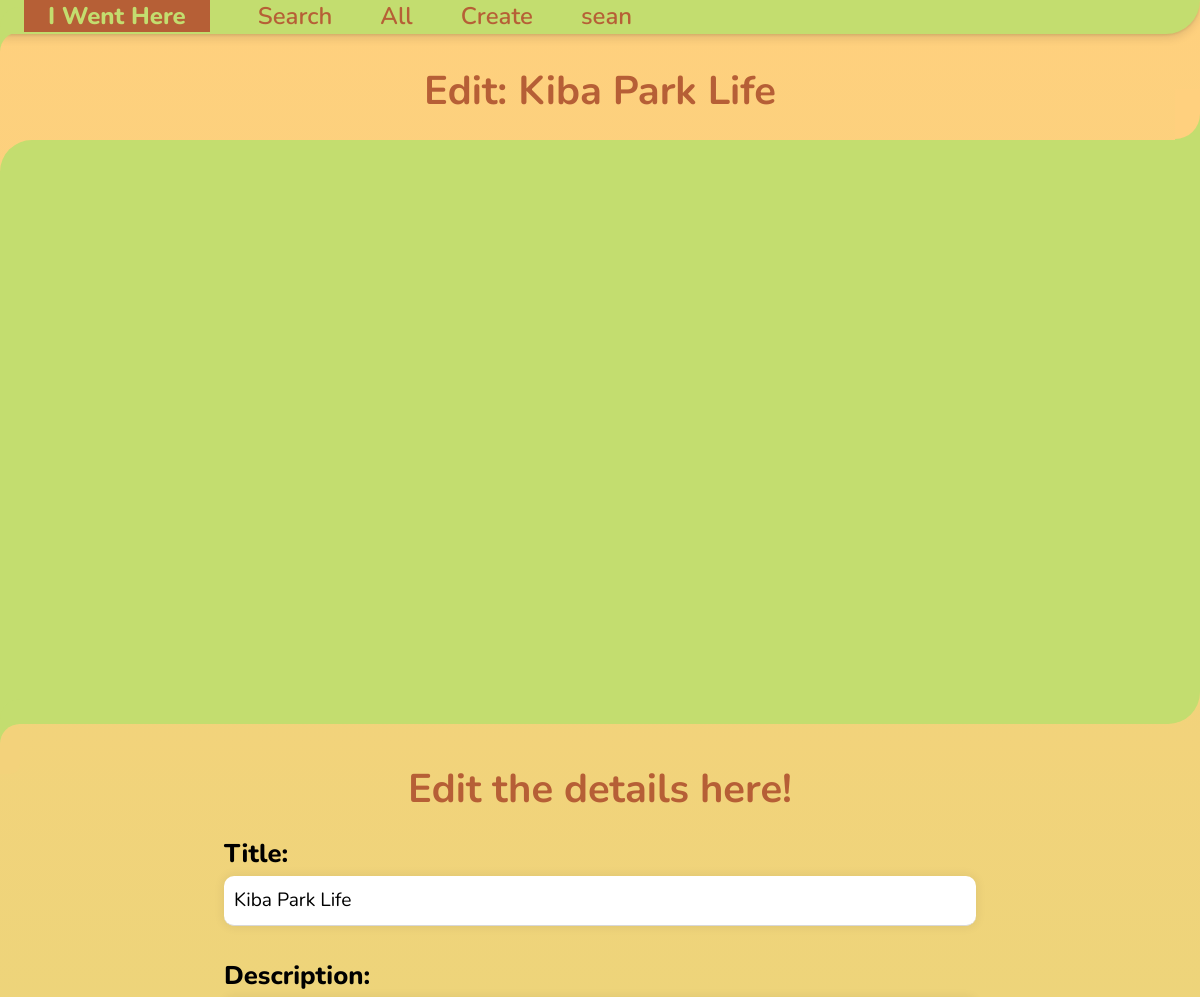
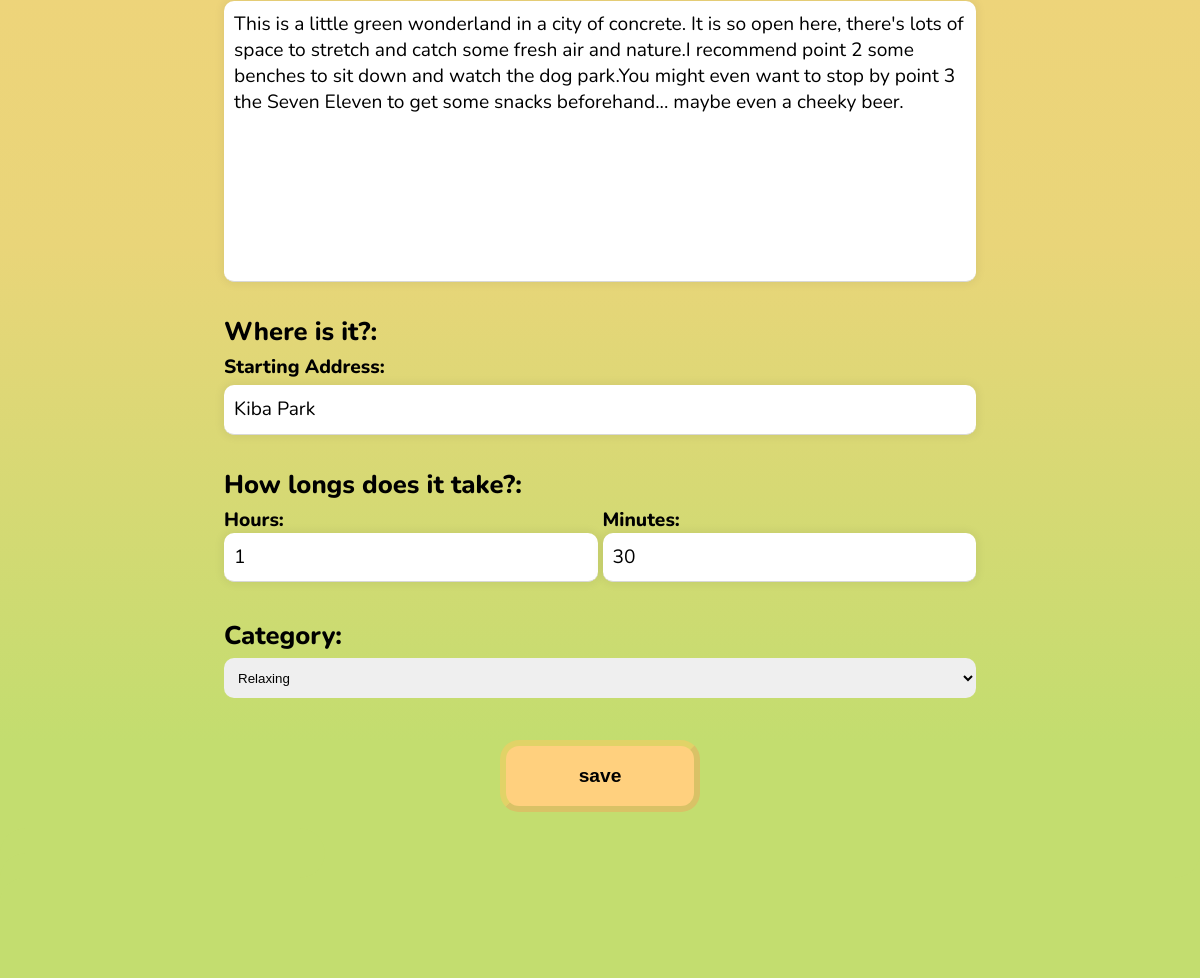
The page /edit/b7f9a387-fb5a-4718-847c-7ea3dab687f6 (signed in) on the database its author committed (2 pictures, top to bottom).
### maps/models.py (models this page shows, shortened)
class User(AbstractUser):
    pass

class Map(models.Model):
    id = models.UUIDField(primary_key=True, default=uuid.uuid4, editable=False)
    map_data = models.CharField(max_length=100000)
    creator = models.ForeignKey(User, on_delete=models.SET_NULL, related_name="maps", null=True)
    time_created = models.DateTimeField(auto_now=True)
    title = models.CharField(max_length=100)
    description = models.CharField(max_length=10000)
    country_name = models.ForeignKey(Country, on_delete=models.SET_NULL, related_name="maps", null=True)
    state_name = models.ForeignKey(State, on_delete=models.SET_NULL, related_name="maps", null=True)
    starting_location = models.CharField(max_length = 100)
    starting_location_1 = models.DecimalField(max_digits=30, decimal_places=20)
    starting_location_2 = models.DecimalField(max_digits=30, decimal_places=20)
    duration_hours = models.IntegerField(validators=[MinValueValidator(0), MaxValueValidator(99)])
    duration_minutes = models.IntegerField(validators=[MinValueValidator(0), MaxValueValidator(59)])
    distance = models.DecimalField(max_digits=10, decimal_places=3)
    category = models.ForeignKey(Category, on_delete=models.SET_NULL, related_name="maps", null=True)
    cover = models.ImageField(upload_to='images/', verbose_name='Cover picture:')
    long = models.ImageField(upload_to='images/', verbose_name='Portrait picture:')
    small_1 = models.ImageField(upload_to='images/', verbose_name='A small picture:')
    small_2 = models.ImageField(upload_to='images/', verbose_name='A small picture (one more for good luck):')

class Category(models.Model):
    category = models.CharField(max_length=100)
    def __str__(self):
        return f"{self.category}"

### maps/views.py (the view)
# urls.py: path("edit/<str:map_id>", views.edit_map, name="edit"),
def edit_map(request, map_id):
    if request.method == "GET":
        try:
            map = Map.objects.get(pk=map_id)
        except:
            print("Was unable to delete that map as the server could not find it.")
            return render(request, "maps/error_no_page_exists.html")
        if request.user == map.creator:
            form = NewEditForm(instance=map)
            context = {
                'map': map,
                'form': form,
            }
            return render(request, "maps/edit_map.html", context)
        else:
            print("Error - this is not the registered user for the map.")
            return render(request, "maps/error_no_page_exists.html")

### maps/views.py
class NewEditForm(forms.ModelForm):
    class Meta:
        model = Map
        fields = ['title', 'description', 'starting_location', 'duration_hours', 'duration_minutes', 'category']
        widgets = {
            'title': forms.TextInput(attrs={'class':'form-input-box grid_title', 'placeholder':'Name your walk!'}),
            'description': forms.Textarea(attrs={'class':'form-description grid_description', 'placeholder':'What makes this walk special?', 'style':'white-space: pre-wrap'}),
            'starting_location': forms.TextInput(attrs={'class':'form-input-box grid_starting-location', 'placeholder':'Which address should people start from?'}),
            'duration_hours': forms.NumberInput(attrs={'class':'form-input-box grid_duration', 'placeholder':'How many hours?', 'min': 0, 'max': 99}),
            'duration_minutes': forms.NumberInput(attrs={'class':'form-input-box grid_duration', 'placeholder':'How many minutes?', 'min': 0, 'max': 59}),
            'category': forms.Select(attrs={'class':'select-box grid_category'}),
            }

### maps/templates/maps/edit_map.html (shortened to what this page needs)
{% load static %}
<!DOCTYPE html>
<html lang="en">
<head>
    {% block script %}
        <link rel="stylesheet" href="{% static 'dependencies/v6.5.0-dist/ol.css' %}">
        <link rel="stylesheet" href="{% static 'maps/create_map.css' %}">
        <link rel="stylesheet" href="{% static 'maps/main.css' %}">
    {% endblock %}
</head>
<body>
    {% block navbar %}
        {% include "maps/navigation_bar.html" %}
    {% endblock %}
    <div class="title-container">
        <h1 class="header-font">Edit: {{ map.title }}</h1>
    </div>
    <div class="inverted-border-radius-down-right-map"></div>
    <div class="map-container">
        <div id="js-map" data-map-id="{{ map.pk }}" data-map-start1="{{ map.starting_location_1 }}" data-map-start2="{{ map.starting_location_2 }}" class="map"></div>
    </div>
    <div class="inverted-border-radius-up"></div>
    <div class="container">
        <div class="wrapping">
            <h1 class="header-font">Edit the details here!</h1>
            <form action="{% url 'save' map.pk %}" id="map-form" method="post" class="design-form" enctype="multipart/form-data">
                <label for="title" class="form-title">Title:</label>
                {{ form.title }}
                <br>
                <label for="description" class="form-title">Description:</label>
                {{ form.description }}
                <br>
                <label for="location" class="form-title">Where is it?:</label>
                <label for="starting_location" class="form-title-small">Starting Address:</label>
                {{ form.starting_location }}
                <br>
                <label for="duration" class="form-title">How longs does it take?:</label>
                <div class="two-columns">
                    <label for="duration_hours" class="form-title-small">Hours:</label>
                    <label for="duration_minutes" class="form-title-small">Minutes:</label>
                    {{ form.duration_hours }}
                    {{ form.duration_minutes }}
                </div>
                <br>
                <label for="category" class="form-title">Category:</label>
                {{ form.category }}
                <br>
                <input type="submit" value="save" class="form-button-secondary" id="input-button">
            </form>
        </div>
    </div>
    <div class="footer-radius">
        <div class="inverted-border-radius-down"></div>
        <div class="inverted-border-radius-down-right"></div>
    </div>
    <div class="footer"></div>
</body>
</html>

### maps/templates/maps/navigation_bar.html (shortened to what this page needs)
{% load socialaccount %}
<nav class="navbar">
    <ul>
        <li class="navbar-list-items">
            <a class="nav-logo" href="{% url 'search' %}" b><span class="logo-text-lighter">I Went Here</span></b></a>
        </li>
        <li class="navbar-list-items">
            <a class="nav-link" href="{% url 'search' %}">Search</a>
        </li>
        <li class="navbar-list-items">
            <a class="nav-link" href="{% url 'index' %}">All</a>
        </li>
        <li class="navbar-list-items">
            <a class="nav-link" href="{% url 'test' %}">Create</a>
        </li>
        <li class="navbar-list-items">
            {% if user.is_authenticated %}
                <a class="nav-link" href="{% url 'profile' user.username %}">{{ user.username }}</a>
            {% else %}
                <a href="{% provider_login_url 'google' %}">Login</a>
            {% endif %}
        </li>
    </ul>
    <div class="inverted-border-radius-up-navbar"></div>
</nav>

### maps/static/maps/create_map.css (style rules this page uses)
:root { --primary-colour: #c3dd6f; --primary-colour-light: #e8f5bd9f; --secondary-colour: #B65F36; --secondary-colour-light: #ffd07e; --secondary-colour-lightest: hsl(28, 76%, 84%); }
.design-form { font-family: "Nunito"; display: -ms-grid; display: grid; grid-gap: 5px; padding: 0 10em; }
.design-form .two-columns { display: -ms-grid; display: grid; grid-gap: 0px 5px; -ms-grid-columns: 1fr 1fr; grid-template-columns: 1fr 1fr; -ms-grid-rows: 0.6fr 1fr; grid-template-rows: 0.6fr 1fr; }
.design-form .form-title { font-size: 1.6rem; font-weight: 800; }
.design-form .form-title-small { font-size: 1.2rem; font-weight: 800; }
.design-form .form-input-box { padding: 10px; border: 0; border-bottom: 1px solid #d8d8d8; border-radius: 10px; height: 1.5em; font-size: 1.2rem; font-family: inherit; -webkit-box-shadow: 0 0 10px 2px rgba(0, 0, 0, 0.06); box-shadow: 0 0 10px 2px rgba(0, 0, 0, 0.06); }
.design-form .form-description { padding: 10px; border: 0; border-bottom: 1px solid #d8d8d8; border-radius: 10px; resize: none; font-size: 1.2rem; font-family: inherit; -webkit-box-shadow: 0 0 10px 2px rgba(0, 0, 0, 0.06); box-shadow: 0 0 10px 2px rgba(0, 0, 0, 0.06); }
.design-form .select-box { width: 100%; padding: 10px; border-radius: 10px; height: 3em; border: 0; }
.design-form .form-button-secondary { background-color: var(--secondary-colour-light); margin-top: 0.5em; padding: 1em 1em; font-size: 1.2rem; font-weight: 800; width: 200px; -ms-grid-column-align: center; justify-self: center; border: 6px outset rgba(107, 224, 18, 0.2); border-radius: 1em; cursor: pointer; -webkit-transition: 0.3s; transition: 0.3s; }

### rows shown on the page
User: username "sean"
Map: title "Kiba Park Life", description "This is a little green wonderland in a city of concrete. It is so open here, there's lots of space to stretch and catch some fresh air and nature.I recommend point 2 some benches to sit down and watch the dog park.You might even want to stop by point 3 the Seven Eleven to get some snacks beforehand... maybe even a cheeky beer.", starting_location "Kiba Park", duration_hours "1", duration_minutes "30"
Category: category "Relaxing"
